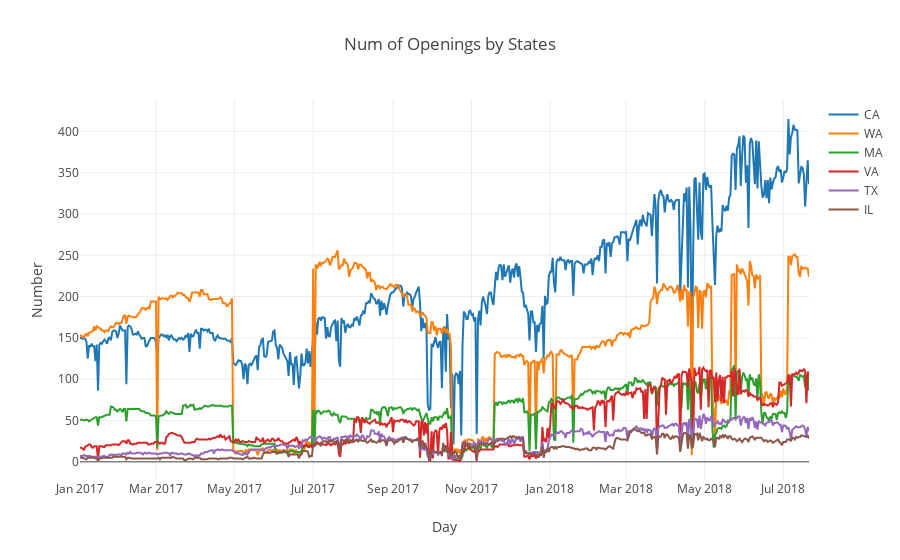

This figure's notebook cell:
### Markdown cell above
Plotting number of openings by top states

### Code cell
trace1 = go.Scatter(
    x = job_state.loc[pd.IndexSlice[:, 'CA'], :].index.get_level_values('as_of_date'),
    y = job_state.loc[pd.IndexSlice[:, 'CA'], :].number_of_openings,
    name = 'CA'
)
trace2 = go.Scatter(
    x = job_state.loc[pd.IndexSlice[:, 'WA'], :].index.get_level_values('as_of_date'),
    y = job_state.loc[pd.IndexSlice[:, 'WA'], :].number_of_openings,
    name = 'WA'
)
trace3 = go.Scatter(
    x = job_state.loc[pd.IndexSlice[:, 'MA'], :].index.get_level_values('as_of_date'),
    y = job_state.loc[pd.IndexSlice[:, 'MA'], :].number_of_openings,
    name = 'MA'
)
trace4 = go.Scatter(
    x = job_state.loc[pd.IndexSlice[:, 'VA'], :].index.get_level_values('as_of_date'),
    y = job_state.loc[pd.IndexSlice[:, 'VA'], :].number_of_openings,
    name = 'VA'
)
trace5 = go.Scatter(
    x = job_state.loc[pd.IndexSlice[:, 'TX'], :].index.get_level_values('as_of_date'),
    y = job_state.loc[pd.IndexSlice[:, 'TX'], :].number_of_openings,
    name = 'TX'
)
trace6 = go.Scatter(
    x = job_state.loc[pd.IndexSlice[:, 'IL'], :].index.get_level_values('as_of_date'),
    y = job_state.loc[pd.IndexSlice[:, 'IL'], :].number_of_openings,
    name = 'IL'
)
layout = go.Layout(
        title = "Num of Openings by States",
        xaxis = dict(title='Day'),
        yaxis = dict(title="Number"),
#        yaxis2 = dict(title='# of Employees', overlaying='y', side='right')
)
data = [trace1, trace2, trace3, trace4, trace5, trace6]
fig = go.Figure(data=data, layout=layout)
offline.iplot(fig, show_link=False)

### Figure 1 — Plotly figure (JSON) as saved in the notebook; plotly's stock layout.template omitted (floating-point values rounded to 4 significant figures; data arrays with more than 128 entries replaced by an {"elided": "..."} marker saying what was removed)
{"data": [{"name": "CA", "type": "scatter", "uid": "e4cdc4e0-33f7-11e9-9665-5b4cd908cbd7", "x": {"elided": "567 str values"}, "y": {"elided": "567 int values"}}, {"name": "WA", "type": "scatter", "uid": "e4cdc760-33f7-11e9-9665-5b4cd908cbd7", "x": {"elided": "567 str values"}, "y": {"elided": "567 int values"}}, {"name": "MA", "type": "scatter", "uid": "e4cdc846-33f7-11e9-9665-5b4cd908cbd7", "x": {"elided": "567 str values"}, "y": {"elided": "567 int values"}}, {"name": "VA", "type": "scatter", "uid": "e4cdc8fa-33f7-11e9-9665-5b4cd908cbd7", "x": {"elided": "567 str values"}, "y": {"elided": "567 int values"}}, {"name": "TX", "type": "scatter", "uid": "e4cdc9a4-33f7-11e9-9665-5b4cd908cbd7", "x": {"elided": "567 str values"}, "y": {"elided": "567 int values"}}, {"name": "IL", "type": "scatter", "uid": "e4cdca44-33f7-11e9-9665-5b4cd908cbd7", "x": {"elided": "567 str values"}, "y": {"elided": "567 int values"}}], "layout": {"title": "Num of Openings by States", "xaxis": {"title": "Day"}, "yaxis": {"title": "Number"}}}
